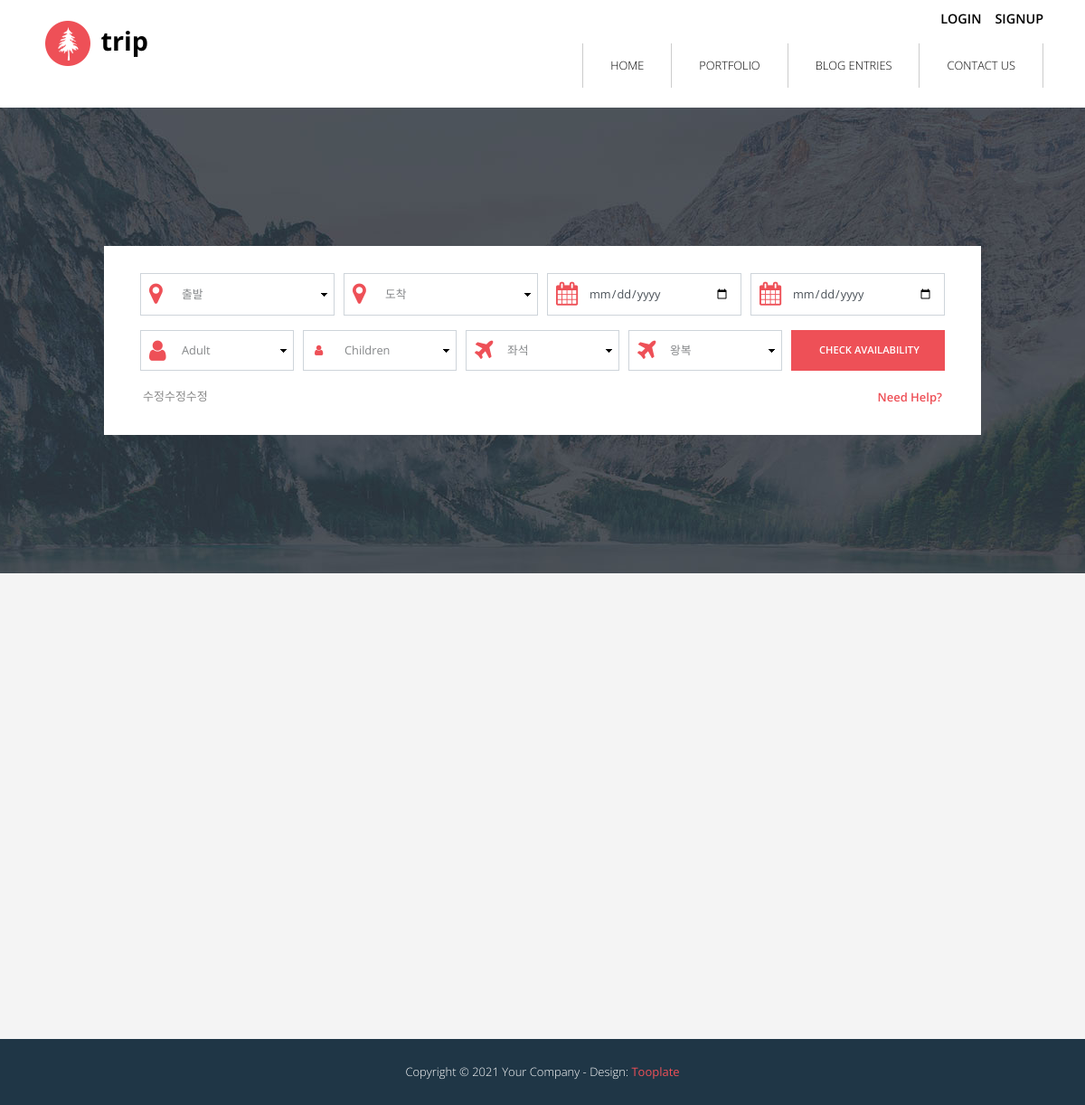
The app's page /, older data.
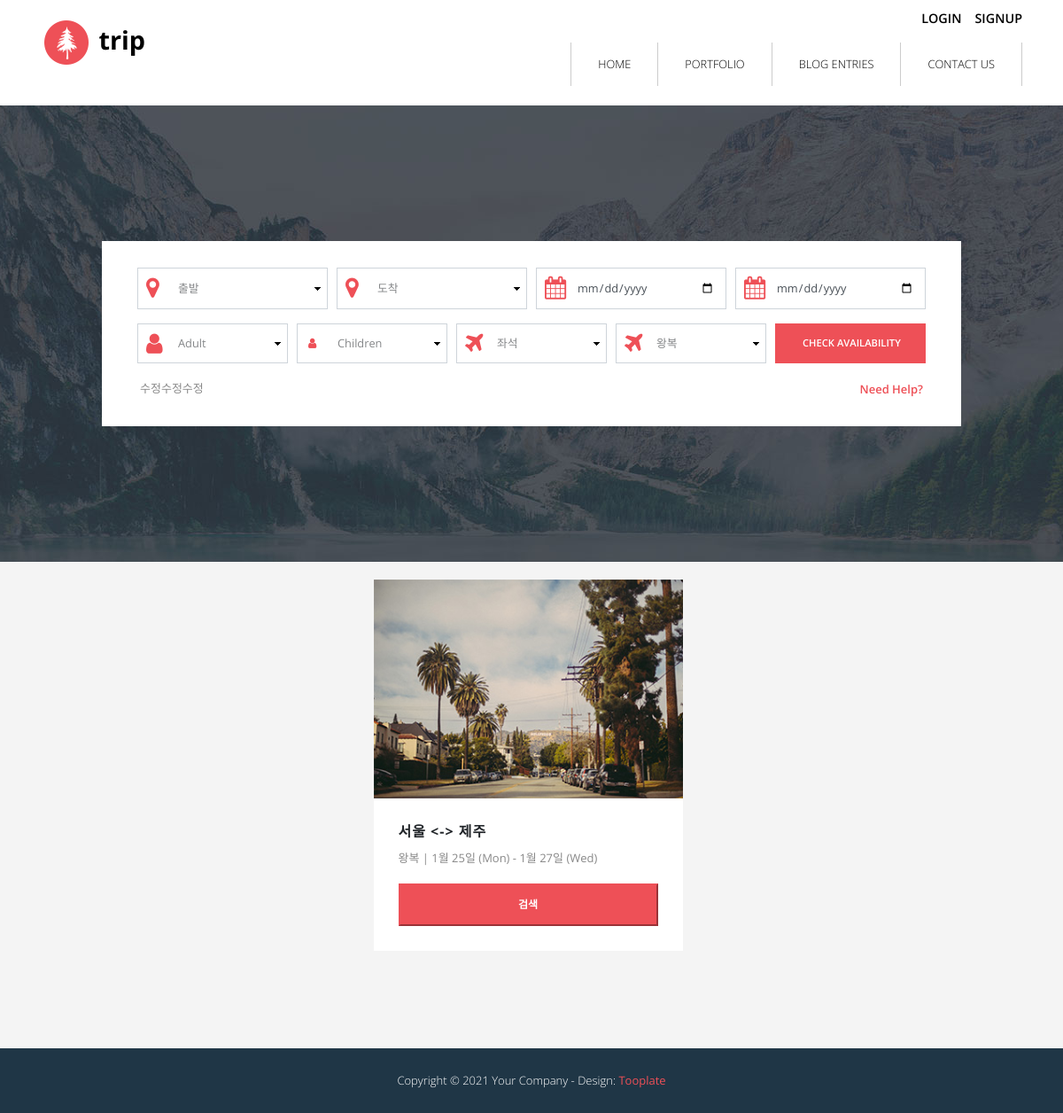
The same page, newer data.
### air_app/models.py (models this page shows)
class Reservation(models.Model):
    objects = models.Manager()
    user_id = models.ForeignKey(User, on_delete = models.CASCADE, related_name="reservation")   # 유저 외래키
    go_ticket_id = models.ForeignKey(Ticket, on_delete=models.CASCADE, related_name="go_ticket", null=True)  # 가는편 외래키
    come_ticket_id = models.ForeignKey(Ticket, on_delete=models.CASCADE, related_name="come_ticket", null=True)    # 오는편 외래키
    reservation_date = models.DateField(auto_now_add=True)   # 예약날짜
    price = models.IntegerField()   # 결제금액

class Ticket(models.Model):
    objects = models.Manager()
    airline_id = models.ForeignKey(Airline, on_delete=models.CASCADE, related_name="ticket")   # 항공사 외래키
    departure_place = models.CharField(max_length=50)  # 출발지
    arrival_place = models.CharField(max_length=50)    # 도착지
    departure_airport = models.CharField(max_length=10)    # 출발공항(공항코드)
    arrival_airport = models.CharField(max_length=10)  # 도착공항(공항코드)
    departure_time = models.TimeField()    # 출발시간
    arrival_time = models.TimeField()   # 도착시간
    departure_data = models.DateField() # 출발날짜
    first_class_price = models.IntegerField()   # 일등석 가격
    business_class_price = models.IntegerField()    # 비즈니스 가격
    premium_price = models.IntegerField()   # 프리미엄 가격
    economy_price = models.IntegerField()   # 일반석 가격

### main_app/views.py (the view)
# urls.py: path('', views.indexViews, name='index'),
def indexViews(request):
    context = MainService().searchPlace()
    return render(request, 'index.html',context)

### main_app/templates/index.html (shortened to what the changed rows need)
{%extends "base.html"%}
{% load static %}
{%block content%}
            <div class="tm-section tm-bg-img" id="tm-section-1">
                <div class="tm-bg-white ie-container-width-fix-2">
                </div>
            </div>
            <div class="tm-section tm-section-pad tm-bg-gray" id="tm-section-4">
                <div class="container">
                    <div class="row">
                        <div class="col-sm-12 col-md-12 col-lg-12 col-xl-12">
                            <div id="tm-article-carousel">
                                {% for rank in ranking_list %}
                                <article class="tm-bg-white mr-2 tm-carousel-item">
                                    <img src="{%static 'img/img-01.jpg'%}" alt="Image" class="img-fluid">
                                    <div class="tm-article-pad">
                                        <header><h3 class="text-uppercase tm-article-title-2">{{rank.go_ticket_id.departure_place}} &lt-&gt {{rank.go_ticket_id.arrival_place}}</h3></header>
                                        <p>왕복 | {{rank.go_ticket_id.departure_data | date:'n월 j일 (D)'}} - {{rank.come_ticket_id.departure_data | date:'n월 j일 (D)'}}</p>
                                        <form action="air_app/searchList_go" method="post">{% csrf_token %}
                                            <button type="submit" class="text-uppercase btn-primary tm-btn-primary">검색</a>
                                        </form>
                                    </div>
                                </article>
                                {% endfor %}
                            </div>
                        </div>
                    </div>
                </div>
            </div>
{%endblock content%}

Row changes from the older to the newer data that the page shows:
added Reservation: go_ticket_id.departure_place "서울", go_ticket_id.arrival_place "제주", go_ticket_id.departure_data "1월 25일 (Mon)", come_ticket_id.departure_data "1월 27일 (Wed)"
